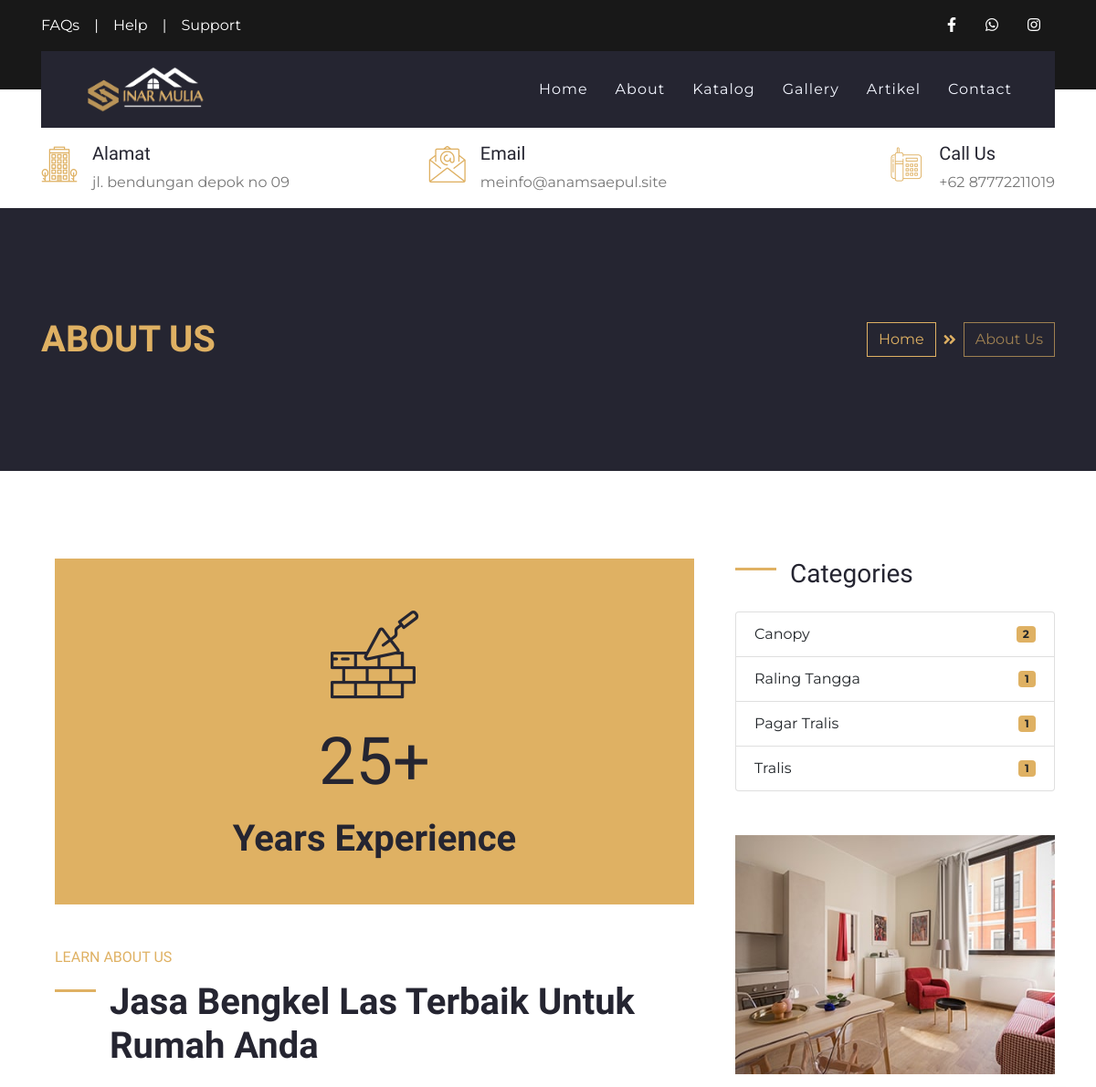
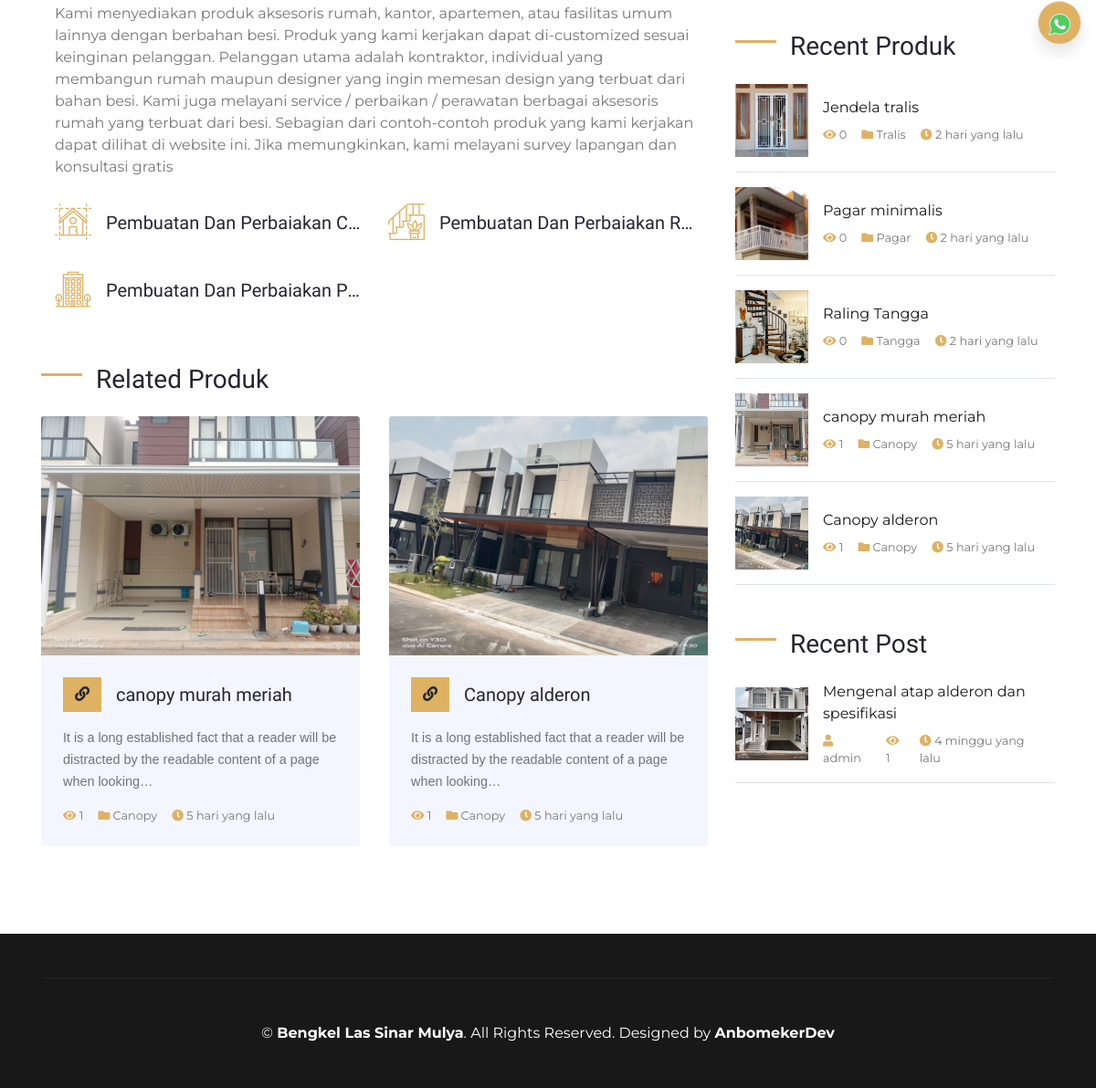
The app's page /index.php/about with its own data (2 pictures, top to bottom).
### tables this page shows
CREATE TABLE `set_profil`  (
  `profil_id` int(11) NOT NULL AUTO_INCREMENT,
  `nama` varchar(50) NULL DEFAULT NULL,
  `alamat` varchar(100) NULL DEFAULT NULL,
  `deskripsi` text NULL,
  `logo` text NULL,
  `foto` text NULL,
  `kontak_id` int(11) NULL DEFAULT NULL,
  `company_name` varchar(50) NULL DEFAULT NULL,
  `web_url` text NULL,
  PRIMARY KEY (`profil_id`) USING BTREE
);

CREATE TABLE `ref_produk`  (
  `produk_id` int(11) NOT NULL AUTO_INCREMENT,
  `nama_produk` varchar(100) NOT NULL,
  `kategori` varchar(30) NOT NULL,
  `deskripsi` text NOT NULL,
  `foto` varchar(100) NOT NULL,
  `date_post` datetime NOT NULL,
  `slug` varchar(100) NULL DEFAULT NULL,
  `harga` varchar(20) NULL DEFAULT NULL,
  `best` int(11) NULL DEFAULT NULL,
  PRIMARY KEY (`produk_id`) USING BTREE
);

CREATE TABLE `artikel`  (
  `artikel_id` int(11) NOT NULL AUTO_INCREMENT,
  `judul_artikel` varchar(100) NULL DEFAULT NULL,
  `konten` longtext NULL,
  `slug` text NULL,
  `foto` text NULL,
  `link` text NULL,
  `date_post` datetime NULL DEFAULT NULL,
  `is_active` int(11) NULL DEFAULT NULL,
  `penerbit` varchar(50) NULL DEFAULT NULL,
  `visit` int(11) NULL DEFAULT NULL,
  `ip` varchar(100) NULL DEFAULT NULL,
  PRIMARY KEY (`artikel_id`) USING BTREE
);

### application/views/pages/right_v.php (the view, shortened to what the rows shown need)
<div class="col-lg-4 mt-5 mt-lg-0">
    <div class="mb-5">
        <img src="<?= base_url() ?>assets/upload/poto/<?= $foto ?>" alt="" class="img-fluid">
    </div>
    <div class="mb-5">
        <?php foreach ($produklimit as $produk) : ?>
            <?php $id = $produk->produk_id;
            $visitproduk  = $this->db->query("SELECT * FROM section_visit WHERE produk_id='" . $id . "'")->num_rows(); ?>
            <div class="d-flex align-items-center border-bottom mb-3 pb-3">
                <img class="img-fluid" src="<?= base_url() ?>assets/upload/gallery/<?= $produk->foto ?>" style="width: 80px; height: 80px;" alt="">
                <div class="d-flex flex-column pl-3">
                    <a class="text-dark mb-2" href="<?= base_url() ?>katalog/detailproduk/<?= $produk->slug ?>/<?= $produk->produk_id ?>"><?= $produk->nama_produk ?></a>
                    <div class="d-flex">
                        <small class="mr-3"><i class="fa fa-eye text-primary"></i> <?= $visitproduk ?></small>
                        <small class="mr-3"><i class="fa fa-folder text-primary"></i> <?= $produk->kategori ?></small>
                        <small class="mr-3"><i class="fa fa-clock text-primary"></i> <?= waktu_lalu($produk->date_post) ?></small>
                    </div>
                </div>
            </div>
        <?php endforeach ?>
    </div>
    <div class="mb-5">
        <?php foreach ($artikellimit as $art) : ?>
            <?php $id = $art->artikel_id;
            $visitart  = $this->db->query("SELECT * FROM section_visit WHERE artikel_id='" . $id . "'")->num_rows(); ?>
            <div class="d-flex align-items-center border-bottom mb-3 pb-3">
                <img class="img-fluid" src="<?= base_url() ?>assets/upload/artikel/<?= $art->foto ?>" style="width: 80px; height: 80px;" alt="">
                <div class="d-flex flex-column pl-3">
                    <a class="text-dark mb-2" href="<?= base_url() ?>artikel/single/<?= $art->slug ?>/<?= $art->artikel_id ?>"><?= $art->judul_artikel ?></a>
                    <div class="d-flex">
                        <small class="mr-3"><i class="fa fa-user text-primary"></i> <?= $art->penerbit ?></small>
                        <small class="mr-3"><i class="fa fa-eye text-primary"></i> <?= $visitart ?></small>
                        <small class="mr-3"><i class="fa fa-clock text-primary"></i> <?= waktu_lalu($art->date_post) ?></small>
                    </div>
                </div>
            </div>
        <?php endforeach ?>
    </div>
</div>

### application/views/layout/navbar.php (shortened to what the rows shown need)
<div class="container-fluid position-relative nav-bar p-0">
    <div class="container position-relative" style="z-index: 9;">
        <nav class="navbar navbar-expand-lg bg-secondary navbar-dark py-3 py-lg-0 pl-3 pl-lg-5">
            <a href="" class="navbar-brand">
                <img src="<?= base_url() ?>assets/upload/logo/<?= $logo ?>" alt="" height="50">
            </a>
        </nav>
    </div>
</div>
<div class="container-fluid bg-white py-3">
    <div class="container">
        <div class="row">
            <div class="col-lg-4 text-left mb-3 mb-lg-0">
                <div class="d-inline-flex text-left">
                    <h1 class="flaticon-office font-weight-normal text-primary m-0 mr-3"></h1>
                    <div class="d-flex flex-column">
                        <h5>Alamat</h5>
                        <p class="m-0"><?= $alamat ?></p>
                    </div>
                </div>
            </div>
            <div class="col-lg-4 text-left text-lg-center mb-3 mb-lg-0">
                <div class="d-inline-flex text-left">
                    <h1 class="flaticon-email font-weight-normal text-primary m-0 mr-3"></h1>
                </div>
            </div>
            <div class="col-lg-4 text-left text-lg-right mb-3 mb-lg-0">
                <div class="d-inline-flex text-left">
                    <h1 class="flaticon-telephone font-weight-normal text-primary m-0 mr-3"></h1>
                </div>
            </div>
        </div>
    </div>
</div>

### application/views/pages/about_v.php (shortened to what the rows shown need)
<?php
function waktu_lalu($timestamp)
{
    $selisih = time() - strtotime($timestamp);
    $detik = $selisih;
    $menit = round($selisih / 60);
    $jam = round($selisih / 3600);
    $hari = round($selisih / 86400);
    $minggu = round($selisih / 604800);
    $bulan = round($selisih / 2419200);
    $tahun = round($selisih / 29030400);
    if ($detik <= 60) {
        $waktu = $detik . ' detik yang lalu';
    } else if ($menit <= 60) {
        $waktu = $menit . ' menit yang lalu';
    } else if ($jam <= 24) {
        $waktu = $jam . ' jam yang lalu';
    } else if ($hari <= 7) {
        $waktu = $hari . ' hari yang lalu';
    } else if ($minggu <= 4) {
        $waktu = $minggu . ' minggu yang lalu';
    } else if ($bulan <= 12) {
        $waktu = $bulan . ' bulan yang lalu';
    } else {
        $waktu = $tahun . ' tahun yang lalu';
    }
    return $waktu;
}
?>
<div class="container-fluid bg-secondary py-5">
    <div class="container py-5">
        <div class="row align-items-center py-4">
            <div class="col-md-6 text-center text-md-left">
                <h1 class="mb-4 mb-md-0 text-primary text-uppercase">About Us</h1>
            </div>
        </div>
    </div>
</div>
<div class="container py-5">
    <div class="row pt-5">
        <div class="col-lg-8">
            <div class="col-lg-12">
                <div class="d-flex flex-column align-items-center justify-content-center bg-primary h-100 py-5 px-3">
                    <h1 class="m-0">Years Experience</h1>
                </div>
            </div>
            <div class="col-lg-12 m-0 my-lg-12 pt-5 pb-8 pb-lg-4 pl-lg-8">
                <h6 class="text-primary font-weight-normal text-uppercase mb-3">Learn About Us</h6>
                <h1 class="mb-4 section-title">Jasa Bengkel Las Terbaik Untuk Rumah Anda</h1>
                <p><?= $deskripsi ?></p>
                <div class="row py-2">
                    <div class="col-sm-6">
                        <div class="d-flex align-items-center mb-4">
                            <h1 class="flaticon-house font-weight-normal text-primary m-0 mr-3"></h1>
                        </div>
                    </div>
                    <div class="col-sm-6">
                        <div class="d-flex align-items-center mb-4">
                            <h1 class="flaticon-stairs font-weight-normal text-primary m-0 mr-3"></h1>
                        </div>
                    </div>
                    <div class="col-sm-6">
                        <div class="d-flex align-items-center mb-4">
                            <h1 class="flaticon-office font-weight-normal text-primary m-0 mr-3"></h1>
                        </div>
                    </div>
                </div>
            </div>
            <div class="mb-5 mx-n3">
                <div class="owl-carousel service-carousel position-relative">
                    <?php foreach ($B_produk as $prod) : ?>
                        <?php $text = $prod->deskripsi;
                        $limitext = word_limiter($text, 30);
                        ?>
                        <?php $id = $prod->produk_id;
                        $visitproduk = $this->db->query("SELECT * FROM section_visit WHERE produk_id='" . $id . "'")->num_rows(); ?>
                        <div class="card border-0 mx-3">
                            <img class="card-img-top" src="<?= base_url() ?>assets/upload/gallery/<?= $prod->foto ?>" alt="">
                            <div class="card-body bg-light p-4">
                                <div class="d-flex align-items-center mb-3">
                                    <a class="btn btn-primary" href="<?= base_url() ?>katalog/detailproduk/<?= $prod->slug ?>/<?= $prod->produk_id ?>"><i class="fa fa-link"></i></a>
                                    <a href="<?= base_url() ?>katalog/detailproduk/<?= $prod->slug ?>/<?= $prod->produk_id ?>">
                                        <h5 class="m-0 ml-3 text-truncate"><?= $prod->nama_produk ?></h5>
                                    </a>
                                </div>
                                <p><?= $limitext ?></p>
                                <div class="d-flex">
                                    <small class="mr-3"><i class="fa fa-eye text-primary"></i> <?= $visitproduk ?></small>
                                    <small class="mr-3"><i class="fa fa-folder text-primary"></i> <?= $prod->kategori ?></small>
                                    <small class="mr-3"><i class="fa fa-clock text-primary"></i> <?= waktu_lalu($prod->date_post) ?></small>
                                </div>
                            </div>
                        </div>
                    <?php endforeach ?>
                </div>
            </div>
        </div>
        <?php $this->load->view('pages/right_v') ?>
    </div>
</div>

### application/views/layout/footer.php (shortened to what the rows shown need)
<div class="container-fluid bg-dark text-white py-5 px-sm-3 px-md-5">
    <div class="container border-top border-secondary pt-5">
        <p class="m-0 text-center text-white">
            &copy; <a class="text-white font-weight-bold" href="#"><?= $perusahaan ?></a>. All Rights Reserved. Designed by
            <a class="text-white font-weight-bold" href="https://www.anamsaepul.site">AnbomekerDev</a>
        </p>
    </div>
</div>
</body>
</html>

### records on screen
set_profil: logo (picture), alamat "jl. bendungan depok no 09", deskripsi "Kami menyediakan produk aksesoris rumah, kantor, apartemen, atau fasilitas umum lainnya dengan berbahan besi. Produk yang kami kerjakan dapat di-customized sesuai keinginan pelanggan. Pelanggan utama adalah kontraktor, individual yang membangun rumah maupun designer yang ingin memesan design yang terbuat dari bahan besi. Kami juga melayani service / perbaikan / perawatan berbagai aksesoris rumah yang terbuat dari besi. Sebagian dari contoh-contoh produk yang kami kerjakan dapat dilihat di website ini. Jika memungkinkan, kami melayani survey lapangan dan konsultasi gratis", foto (picture), nama "Bengkel Las Sinar Mulya"
ref_produk: foto (picture), nama_produk "canopy murah meriah", deskripsi "It is a long established fact that a reader will be distracted by the readable content of a page when looking…", visitproduk "1", kategori "Canopy", date_post "5 hari yang lalu"
ref_produk: foto (picture), nama_produk "Canopy alderon", deskripsi "It is a long established fact that a reader will be distracted by the readable content of a page when looking…", visitproduk "1", kategori "Canopy", date_post "5 hari yang lalu"
ref_produk: foto (picture), nama_produk "Jendela tralis", visitproduk "0", kategori "Tralis", date_post "2 hari yang lalu"
ref_produk: foto (picture), nama_produk "Pagar minimalis", visitproduk "0", kategori "Pagar", date_post "2 hari yang lalu"
ref_produk: foto (picture), nama_produk "Raling Tangga", visitproduk "0", kategori "Tangga", date_post "2 hari yang lalu"
artikel: foto (picture), judul_artikel "Mengenal atap alderon dan spesifikasi", penerbit "admin", visitart "1", date_post "4 minggu yang lalu"

### other values on screen
$email "meinfo@anamsaepul.site"
$telpon "87772211019"
$canopy "2"
$tangga "1"
$pagar "1"
$tralis "1"
